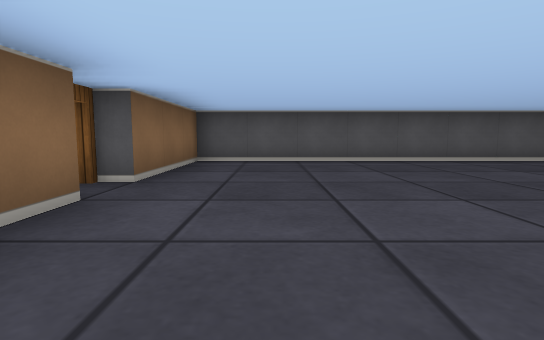
view 1 (above)

24 first-person views from a walk through a cub3D level. The camera is about half as high as the walls, tilts 6° down and sees 80° across. The floor is counted in squares. Each view is taken from the middle of a square. On the plan, view 1 faces up. The plan holds only what a view shows up to about 9 squares ahead; the rest is blank.

view 2
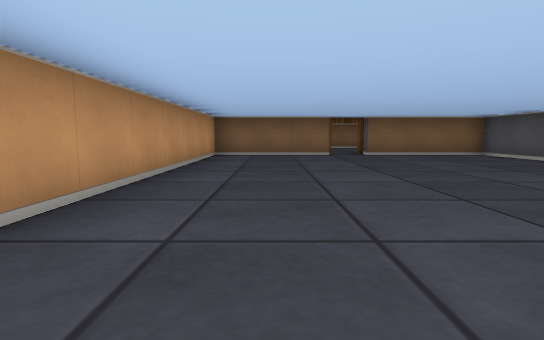

view 3
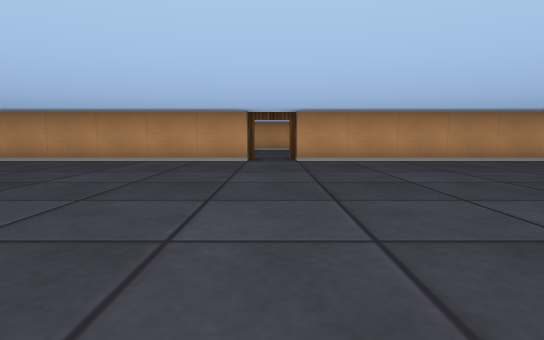

view 4
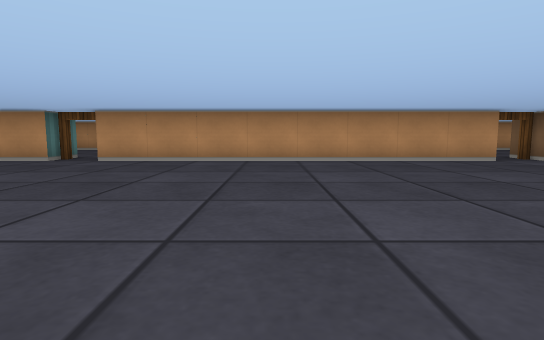

view 5
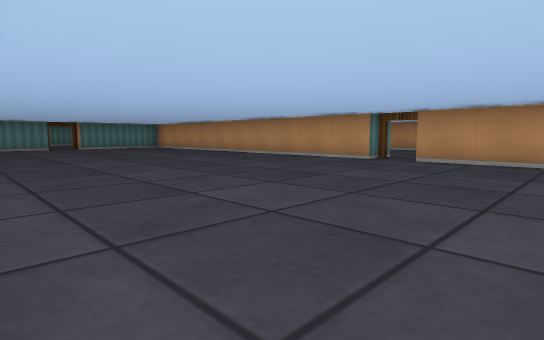

view 6
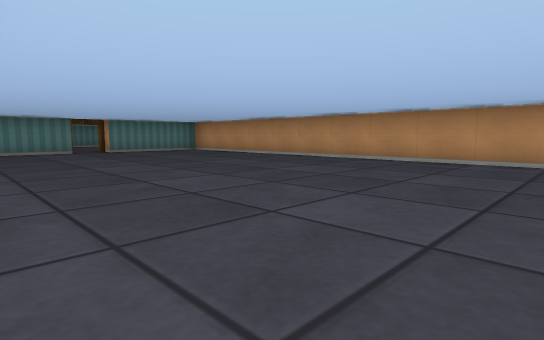

view 7
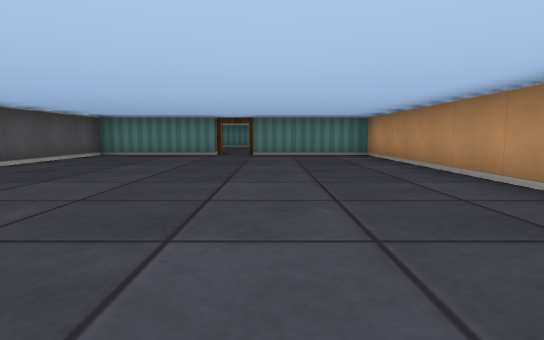

view 8
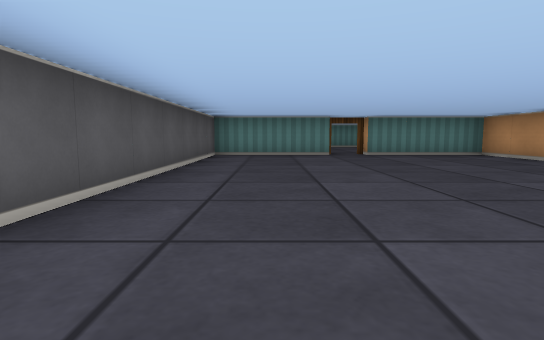

view 9
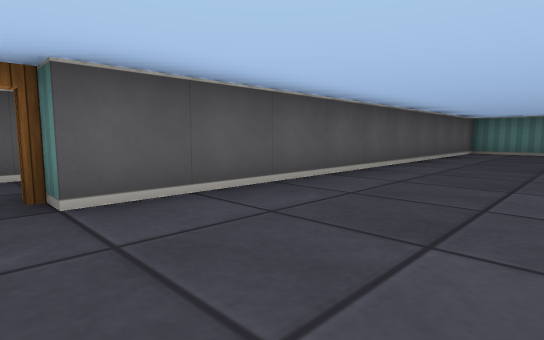

view 10
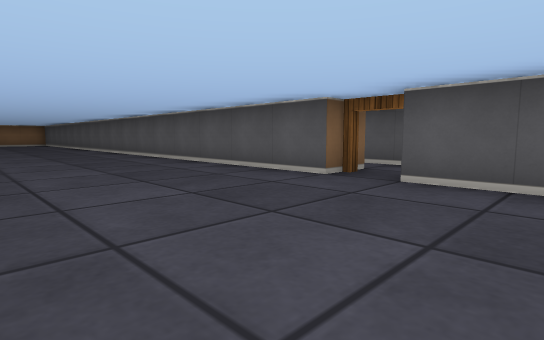

view 11
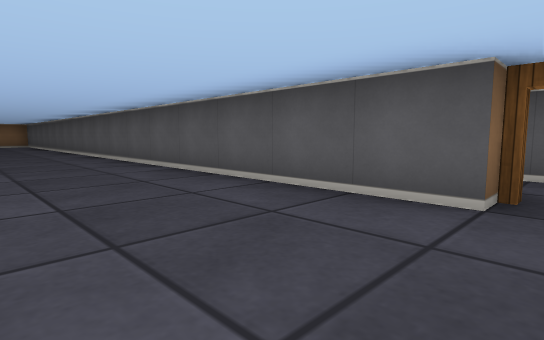

view 12
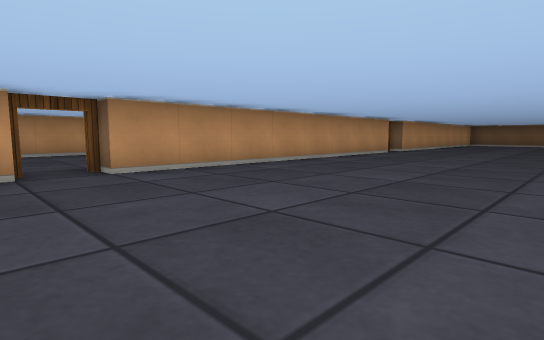

view 13
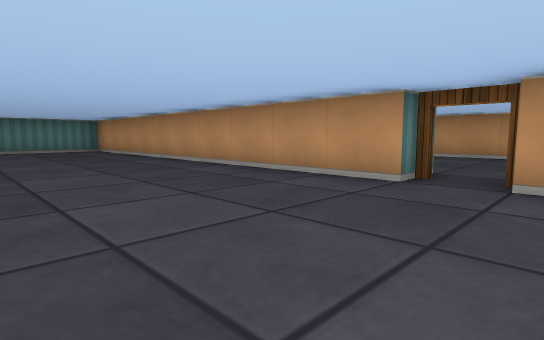

view 14
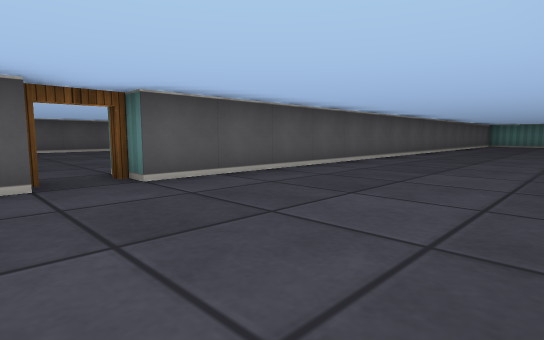

view 15
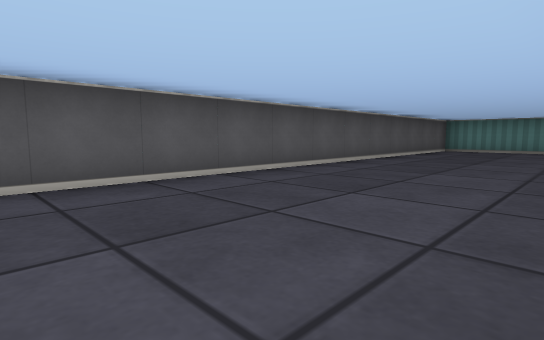

view 16
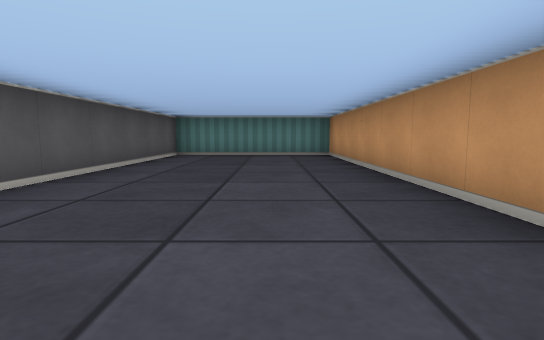

view 17
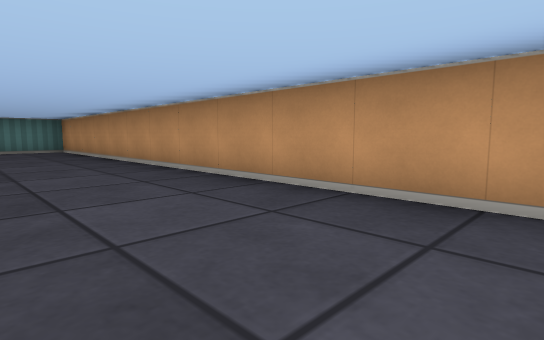

view 18
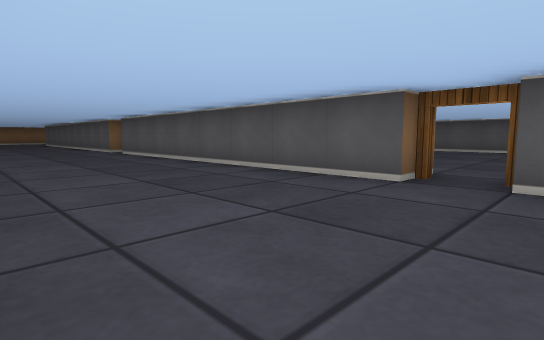

view 19
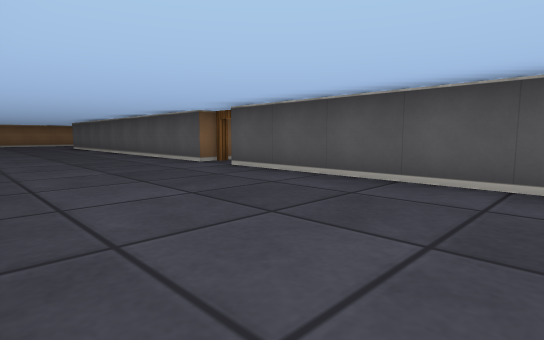

view 20
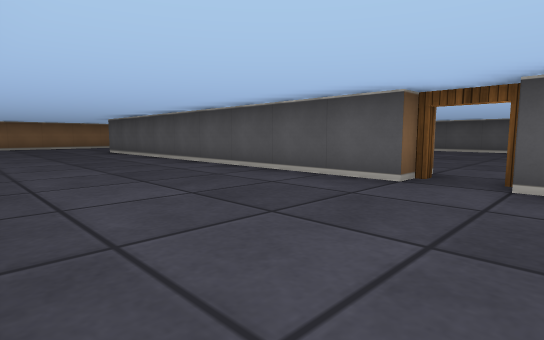

view 21
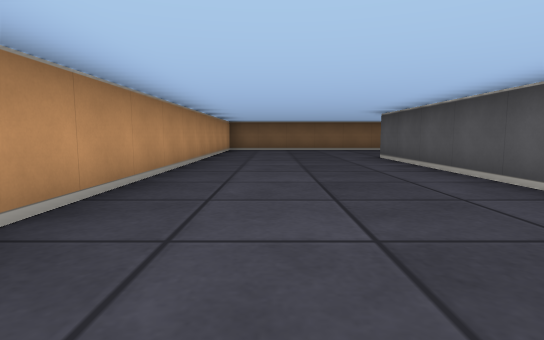

view 22
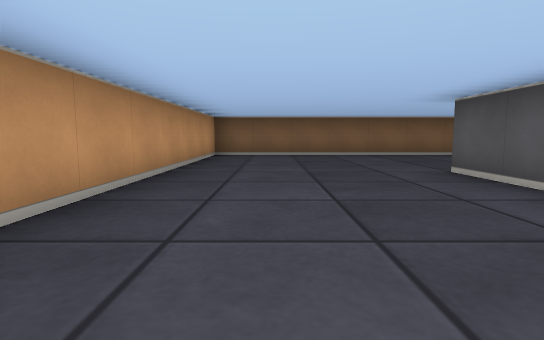

view 23
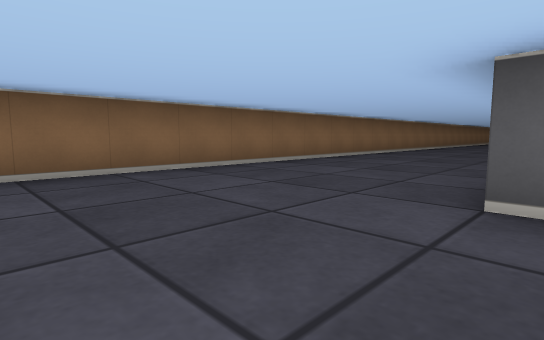

view 24
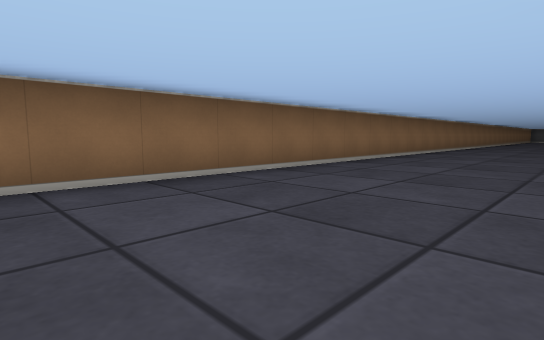

### Floor plan
Points are (right, up) in squares from view 1. A wall is a line through its corners. A room is listed if a view was taken in it or the views show most of it. See-through windows are left out.
Room 1 (views 1, 2, 3, 4, 5, 6, 7, 8, 9, 10, 11, 12, 13)
walls: (15.5, 6.5) (-1.5, 6.5) (-1.5, 3.5); (7.5, -0.5) (15.5, -0.5); (16.5, -0.5) (26.5, -0.5) (26.5, 2.5); (-1.5, 2.6) (-1.5, -0.5) (6.5, -0.5); (26.5, 3.5) (26.5, 6.5) (16.5, 6.5)
ways out: open door at (-2, 3) to room 2; open door at (7, -1) to room 2; open door at (16, -1) to room 2; open door at (16, 7) to room 2; open door at (27, 3) to room 2
Room 2 (views 14, 15, 16, 17, 18, 19, 20, 21, 22, 23, 24)
walls: (16.6, 8.5) (14.9, 8.5); (15.5, -1.5) (7.5, -1.5); (6.5, -1.5) (-2.5, -1.5); (-6.5, 10.4) (-6.5, -5.5) (3.2, -5.5); (14.4, -5.5) (17.9, -5.5); (21.1, -5.5) (32.5, -5.5) (32.5, -1.5) (16.5, -1.5)
ways out: open door at (-2, 3) to room 1; open door at (7, -1) to room 1; open door at (16, -1) to room 1; open door at (16, 7) to room 1; open door at (27, 3) to room 1

Where each view was taken, in squares from view 1:
view 1: 0 up, 0 right, facing up
view 2: 1 up, 7 right, facing left
view 3: 6 up, 7 right, facing down
view 4: 6 up, 12 right, facing down
view 5: 6 up, 13 right, facing down-right
view 6: 6 up, 16 right, facing down-right
view 7: 2 up, 18 right, facing right
view 8: 5 up, 18 right, facing right
view 9: 4 up, 16 right, facing up-right
view 10: 3 up, 18 right, facing up-left
view 11: 4 up, 16 right, facing up-left
view 12: 4 up, 17 right, facing down-left
view 13: 3 up, 15 right, facing down-right
view 14: 5 down, 15 right, facing up-right
view 15: 5 down, 21 right, facing up-right
view 16: 4 down, 24 right, facing right
view 17: 3 down, 21 right, facing down-right
view 18: 5 down, 17 right, facing up-left
view 19: 5 down, 12 right, facing up-left
view 20: 5 down, 8 right, facing up-left
view 21: 4 down, 5 right, facing left
view 22: 4 down, 2 right, facing left
view 23: 4 down, 2 left, facing up-left
view 24: 1 up, 3 left, facing up-left
